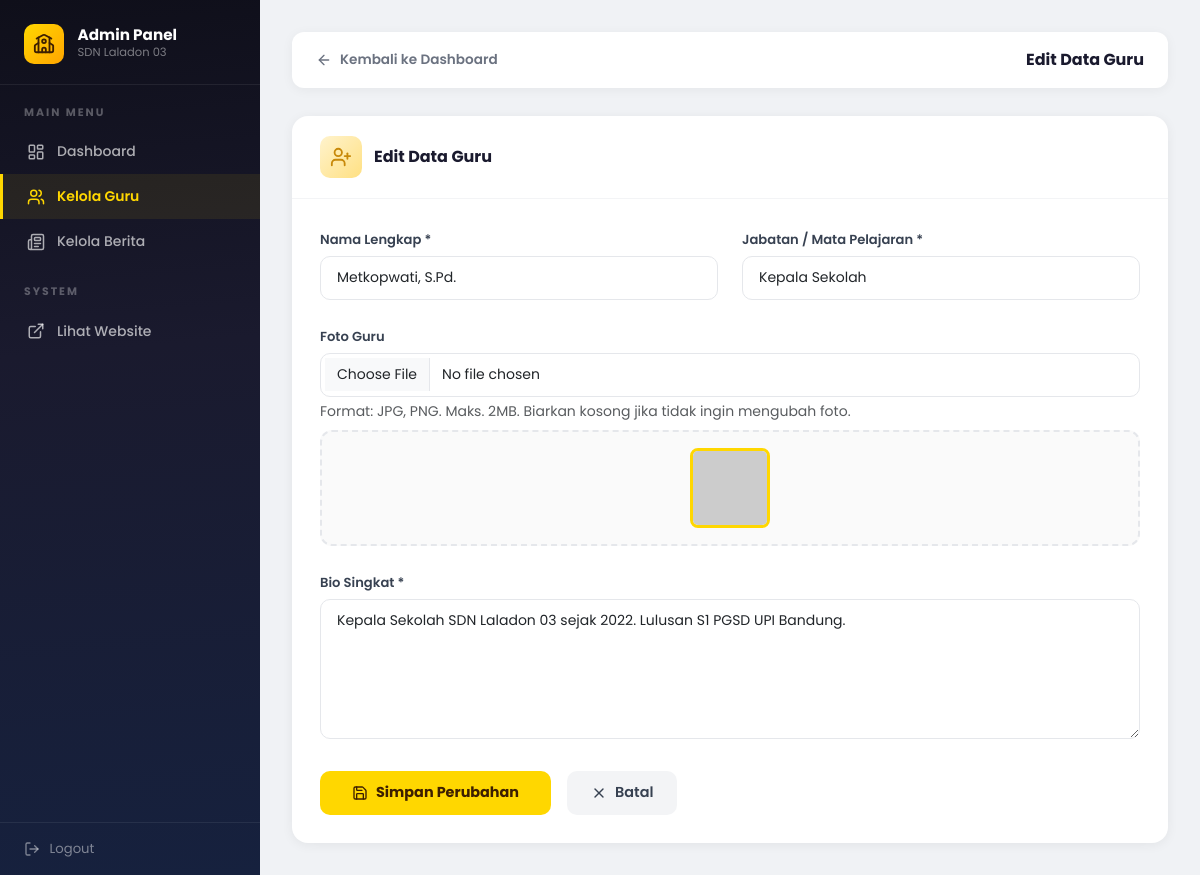
Page /laladon/teacher_form.php?id=1 (signed in) on the committed database.
### tables this page shows
CREATE TABLE IF NOT EXISTS teachers (
    id         INT AUTO_INCREMENT PRIMARY KEY,
    name       VARCHAR(100) NOT NULL,
    position   VARCHAR(100) NOT NULL,
    photo      VARCHAR(255) DEFAULT 'https://placehold.co/400x400/34495e/ffffff?text=Guru',
    bio        TEXT,
    created_at TIMESTAMP DEFAULT CURRENT_TIMESTAMP
);

### laladon/teacher_form.php (the view, shortened to what this page needs)
<?php
include 'koneksi.php';
$id = ""; $name = ""; $position = ""; $bio = ""; $photo = ""; $is_edit = false;
if (isset($_GET['id'])) {
    $id = (int)$_GET['id'];
    $is_edit = true;
    $row = mysqli_fetch_assoc(mysqli_query($koneksi, "SELECT * FROM teachers WHERE id='$id'"));
    $name = $row['name']; $position = $row['position']; $bio = $row['bio']; $photo = $row['photo'];
}
$page_title = $is_edit ? 'Edit Data Guru' : 'Tambah Guru Baru';
?>
<!DOCTYPE html>
<html lang="id">
<head>
    <link href="https://cdn.jsdelivr.net/npm/bootstrap@5.3.3/dist/css/bootstrap.min.css" rel="stylesheet">
</head>
<body>
<nav id="admin-sidebar">
    <div class="sidebar-brand">
        <div class="sidebar-brand-icon"><i data-lucide="school" style="width:22px;height:22px;"></i></div>
        <div>
            <div class="sidebar-brand-text">Admin Panel</div>
            <div class="sidebar-brand-sub">SDN Laladon 03</div>
        </div>
    </div>
    <div class="sidebar-section-label">Main Menu</div>
    <ul class="sidebar-nav">
        <li><a href="admin_dashboard.php"><i data-lucide="layout-dashboard" style="width:18px;height:18px;"></i> Dashboard</a></li>
        <li><a href="admin_dashboard.php#teachers-section" class="active"><i data-lucide="users" style="width:18px;height:18px;"></i> Kelola Guru</a></li>
        <li><a href="admin_dashboard.php#news-section"><i data-lucide="newspaper" style="width:18px;height:18px;"></i> Kelola Berita</a></li>
    </ul>
    <div class="sidebar-section-label">System</div>
    <ul class="sidebar-nav">
        <li><a href="index.php" target="_blank"><i data-lucide="external-link" style="width:18px;height:18px;"></i> Lihat Website</a></li>
    </ul>
    <div class="sidebar-footer">
        <a href="logout.php"><i data-lucide="log-out" style="width:16px;height:16px;"></i> Logout</a>
    </div>
</nav>
<div class="admin-content">
    <div class="admin-topbar">
        <a href="admin_dashboard.php" class="topbar-back">
            <i data-lucide="arrow-left" style="width:16px;height:16px;"></i>
            Kembali ke Dashboard
        </a>
        <p class="topbar-title"><?php echo $page_title; ?></p>
    </div>
    <div class="form-card">
        <div class="form-card-header">
            <div class="form-card-icon">
                <i data-lucide="user-plus" style="width:22px;height:22px;"></i>
            </div>
            <h5 class="form-card-title"><?php echo $page_title; ?></h5>
        </div>
        <div class="form-card-body">
            <form action="teacher_process.php" method="POST" enctype="multipart/form-data">
                <div class="row g-4">
                    <div class="col-md-6">
                        <label class="form-label">Nama Lengkap *</label>
                        <input type="text" name="name" class="form-control"
                               value="<?php echo htmlspecialchars($name); ?>"
                               placeholder="Nama lengkap guru..." required>
                    </div>
                    <div class="col-md-6">
                        <label class="form-label">Jabatan / Mata Pelajaran *</label>
                        <input type="text" name="position" class="form-control"
                               value="<?php echo htmlspecialchars($position); ?>"
                               placeholder="Contoh: Guru Kelas 1A" required>
                    </div>
                    <div class="col-12">
                        <label class="form-label">Foto Guru</label>
                        <input type="file" name="photo" class="form-control" accept="image/*"
                               onchange="previewImg(this,'photoPreview','photoWrap')">
                        <small class="text-muted d-block mt-1">Format: JPG, PNG. Maks. 2MB. Biarkan kosong jika tidak ingin mengubah foto.</small>
                        <?php if ($is_edit && $photo): ?>
                        <div class="img-preview-wrap mt-2">
                            <img id="photoPreview" src="<?php echo htmlspecialchars($photo); ?>" class="img-preview-circle" alt="Foto">
                        </div>
                        <?php else: ?>
                        <div class="img-preview-wrap mt-2" id="photoWrap" style="display:none;">
                            <img id="photoPreview" src="" class="img-preview-circle" alt="Foto">
                        </div>
                        <?php endif; ?>
                    </div>
                    <div class="col-12">
                        <label class="form-label">Bio Singkat *</label>
                        <textarea name="bio" class="form-control" rows="5"
                                  placeholder="Tuliskan bio singkat guru..." required><?php echo htmlspecialchars($bio); ?></textarea>
                    </div>
                    <div class="col-12 d-flex align-items-center gap-3 pt-2">
                        <button type="submit" name="<?php echo $is_edit?'update':'save'; ?>" class="btn-save">
                            <i data-lucide="save" style="width:16px;height:16px;"></i>
                            <?php echo $is_edit ? 'Simpan Perubahan' : 'Tambah Guru'; ?>
                        </button>
                        <a href="admin_dashboard.php" class="btn-cancel">
                            <i data-lucide="x" style="width:16px;height:16px;"></i>
                            Batal
                        </a>
                    </div>
                </div>
            </form>
        </div>
    </div>
</div>
</body>
</html>

### laladon/teacher_form.php (style rules this page uses)
*, *::before, *::after { box-sizing: border-box; }
body { font-family: 'Poppins', sans-serif; background: #f0f2f5; margin: 0; min-height: 100vh; display: flex; }
#admin-sidebar { width: 260px; min-height: 100vh; flex-shrink: 0; background: linear-gradient(175deg, #0f0f1a 0%, #1a1a2e 40%, #16213e 100%); display: flex; flex-direction: column; position: fixed; top:0; left:0; bottom:0; z-index:100; }
.sidebar-brand { padding:1.5rem 1.5rem 1.25rem;border-bottom:1px solid rgba(255,255,255,.07);display:flex;align-items:center;gap:.85rem; }
.sidebar-brand-icon { width:40px;height:40px;background:linear-gradient(135deg,#FFD700,#FFA500);border-radius:10px;display:flex;align-items:center;justify-content:center;color:#3d1f00;flex-shrink:0; }
.sidebar-brand-text { font-size:.95rem;font-weight:700;color:#fff;line-height:1.2; }
.sidebar-brand-sub { font-size:.72rem;color:rgba(255,255,255,.45);font-weight:400; }
.sidebar-section-label { font-size:.68rem;font-weight:700;letter-spacing:2px;text-transform:uppercase;color:rgba(255,255,255,.3);padding:1.25rem 1.5rem .5rem; }
.sidebar-nav { list-style:none;padding:0;margin:0; }
.sidebar-nav a { display:flex;align-items:center;gap:.75rem;padding:.75rem 1.5rem;color:rgba(255,255,255,.65);text-decoration:none;font-size:.875rem;font-weight:500;border-left:3px solid transparent;transition:all .2s; }
.sidebar-nav a.active { color:#FFD700;background:rgba(255,215,0,.08);border-left-color:#FFD700;font-weight:600; }
.sidebar-footer { margin-top:auto;padding:1rem 1.5rem;border-top:1px solid rgba(255,255,255,.07); }
.sidebar-footer a { display:flex;align-items:center;gap:.6rem;font-size:.825rem;color:rgba(255,255,255,.45);text-decoration:none;transition:color .2s; }
.admin-content { margin-left:260px;flex:1;padding:2rem; }
.admin-topbar { background:#fff;border-radius:12px;padding:1rem 1.5rem;display:flex;justify-content:space-between;align-items:center;box-shadow:0 2px 12px rgba(0,0,0,.05);margin-bottom:1.75rem; }
.topbar-back { display:inline-flex;align-items:center;gap:.5rem;font-size:.85rem;font-weight:600;color:#6b7280;text-decoration:none;transition:color .2s; }
.topbar-title { font-size:1rem;font-weight:700;color:#1a1a2e;margin:0; }
.form-card { background:#fff;border-radius:16px;box-shadow:0 2px 12px rgba(0,0,0,.06);overflow:hidden; }
.form-card-header { padding:1.25rem 1.75rem;border-bottom:1px solid #f3f4f6;display:flex;align-items:center;gap:.75rem; }
.form-card-icon { width:42px;height:42px;border-radius:10px;background:linear-gradient(135deg,#FFF3CD,#FFE082);display:flex;align-items:center;justify-content:center;color:#c8890a; }
.form-card-title { font-size:1rem;font-weight:700;color:#1a1a2e;margin:0; }
.form-card-body { padding:1.75rem; }
.form-label { font-size:.82rem;font-weight:600;color:#374151;margin-bottom:.4rem; }
.form-control { border:1.5px solid #e5e7eb;border-radius:10px;padding:.65rem 1rem;font-size:.875rem;font-family:'Poppins',sans-serif;transition:border-color .2s,box-shadow .2s; }
textarea.form-control { resize:vertical;min-height:140px; }
.img-preview-wrap { border:2px dashed #e5e7eb;border-radius:12px;padding:1rem;text-align:center;background:#fafafa; }
.img-preview-wrap img { max-height:160px;border-radius:8px;object-fit:cover; }
.img-preview-circle { width:80px;height:80px;border-radius:50%;object-fit:cover;border:3px solid #FFD700; }
.btn-save { background:#FFD700;color:#3d1f00;border:none;border-radius:10px;padding:.7rem 2rem;font-weight:700;font-family:'Poppins',sans-serif;font-size:.9rem;cursor:pointer;transition:all .2s;display:inline-flex;align-items:center;gap:.5rem; }
.btn-cancel { background:#f3f4f6;color:#374151;border:none;border-radius:10px;padding:.7rem 1.5rem;font-weight:600;font-family:'Poppins',sans-serif;font-size:.9rem;text-decoration:none;display:inline-flex;align-items:center;gap:.5rem;transition:background .2s; }

### rows in the picture
teachers: name "Metkopwati, S.Pd.", position "Kepala Sekolah", bio "Kepala Sekolah SDN Laladon 03 sejak 2022. Lulusan S1 PGSD UPI Bandung."

### other values in the picture
$page_title "Edit Data Guru"
